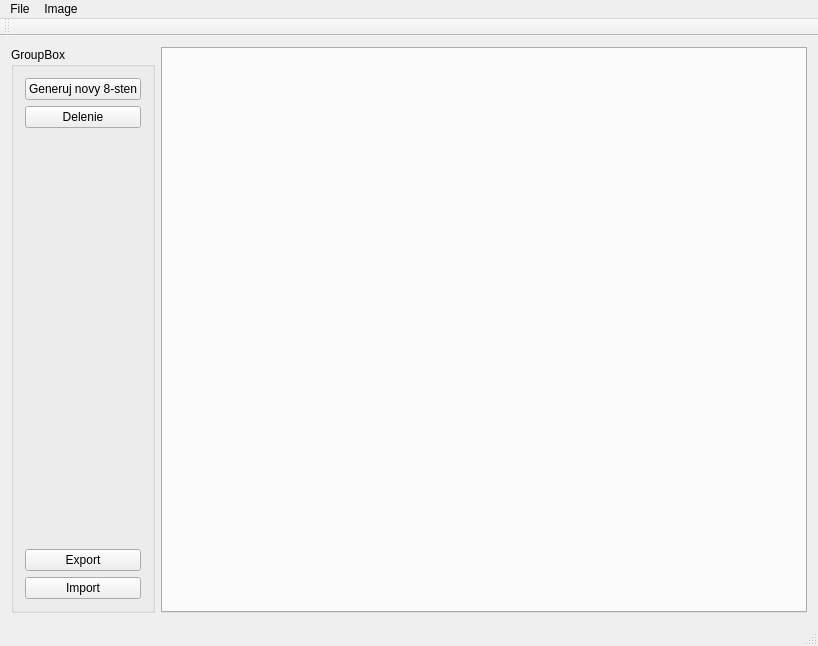
<?xml version="1.0" encoding="UTF-8"?>
<ui version="4.0">
 <class>ImageViewerClass</class>
 <widget class="QMainWindow" name="ImageViewerClass">
  <property name="geometry">
   <rect>
    <x>0</x>
    <y>0</y>
    <width>818</width>
    <height>646</height>
   </rect>
  </property>
  <property name="windowTitle">
   <string>ImageViewer</string>
  </property>
  <widget class="QWidget" name="centralWidget">
   <layout class="QHBoxLayout" name="horizontalLayout">
    <item>
     <widget class="QGroupBox" name="groupBox">
      <property name="title">
       <string>GroupBox</string>
      </property>
      <layout class="QVBoxLayout" name="verticalLayout">
       <item>
        <widget class="QPushButton" name="generuj">
         <property name="text">
          <string>Generuj novy 8-sten</string>
         </property>
        </widget>
       </item>
       <item>
        <widget class="QPushButton" name="rozdel">
         <property name="text">
          <string>Delenie</string>
         </property>
        </widget>
       </item>
       <item>
        <spacer name="verticalSpacer">
         <property name="orientation">
          <enum>Qt::Vertical</enum>
         </property>
         <property name="sizeHint" stdset="0">
          <size>
           <width>20</width>
           <height>421</height>
          </size>
         </property>
        </spacer>
       </item>
       <item>
        <widget class="QPushButton" name="exp">
         <property name="text">
          <string>Export</string>
         </property>
        </widget>
       </item>
       <item>
        <widget class="QPushButton" name="imp">
         <property name="text">
          <string>Import</string>
         </property>
        </widget>
       </item>
      </layout>
     </widget>
    </item>
    <item>
     <widget class="QTabWidget" name="tabWidget">
      <property name="documentMode">
       <bool>false</bool>
      </property>
      <property name="tabsClosable">
       <bool>true</bool>
      </property>
      <property name="movable">
       <bool>true</bool>
      </property>
     </widget>
    </item>
   </layout>
  </widget>
  <widget class="QMenuBar" name="menuBar">
   <property name="geometry">
    <rect>
     <x>0</x>
     <y>0</y>
     <width>818</width>
     <height>22</height>
    </rect>
   </property>
   <widget class="QMenu" name="menuFile">
    <property name="title">
     <string>File</string>
    </property>
    <addaction name="actionNew"/>
    <addaction name="actionOpen"/>
    <addaction name="actionSave_as"/>
   </widget>
   <widget class="QMenu" name="menuImage">
    <property name="title">
     <string>Image</string>
    </property>
    <addaction name="actionRename"/>
    <addaction name="actionClear"/>
   </widget>
   <addaction name="menuFile"/>
   <addaction name="menuImage"/>
  </widget>
  <widget class="QToolBar" name="mainToolBar">
   <attribute name="toolBarArea">
    <enum>TopToolBarArea</enum>
   </attribute>
   <attribute name="toolBarBreak">
    <bool>false</bool>
   </attribute>
  </widget>
  <widget class="QStatusBar" name="statusBar"/>
  <action name="actionNew">
   <property name="text">
    <string>New</string>
   </property>
  </action>
  <action name="actionOpen">
   <property name="text">
    <string>Open</string>
   </property>
  </action>
  <action name="actionSave_as">
   <property name="text">
    <string>Save as</string>
   </property>
  </action>
  <action name="actionRename">
   <property name="text">
    <string>Rename</string>
   </property>
  </action>
  <action name="actionClear">
   <property name="text">
    <string>Clear</string>
   </property>
  </action>
 </widget>
 <layoutdefault spacing="6" margin="11"/>
 <resources>
  <include location="ImageViewer.qrc"/>
 </resources>
 <connections/>
</ui>
